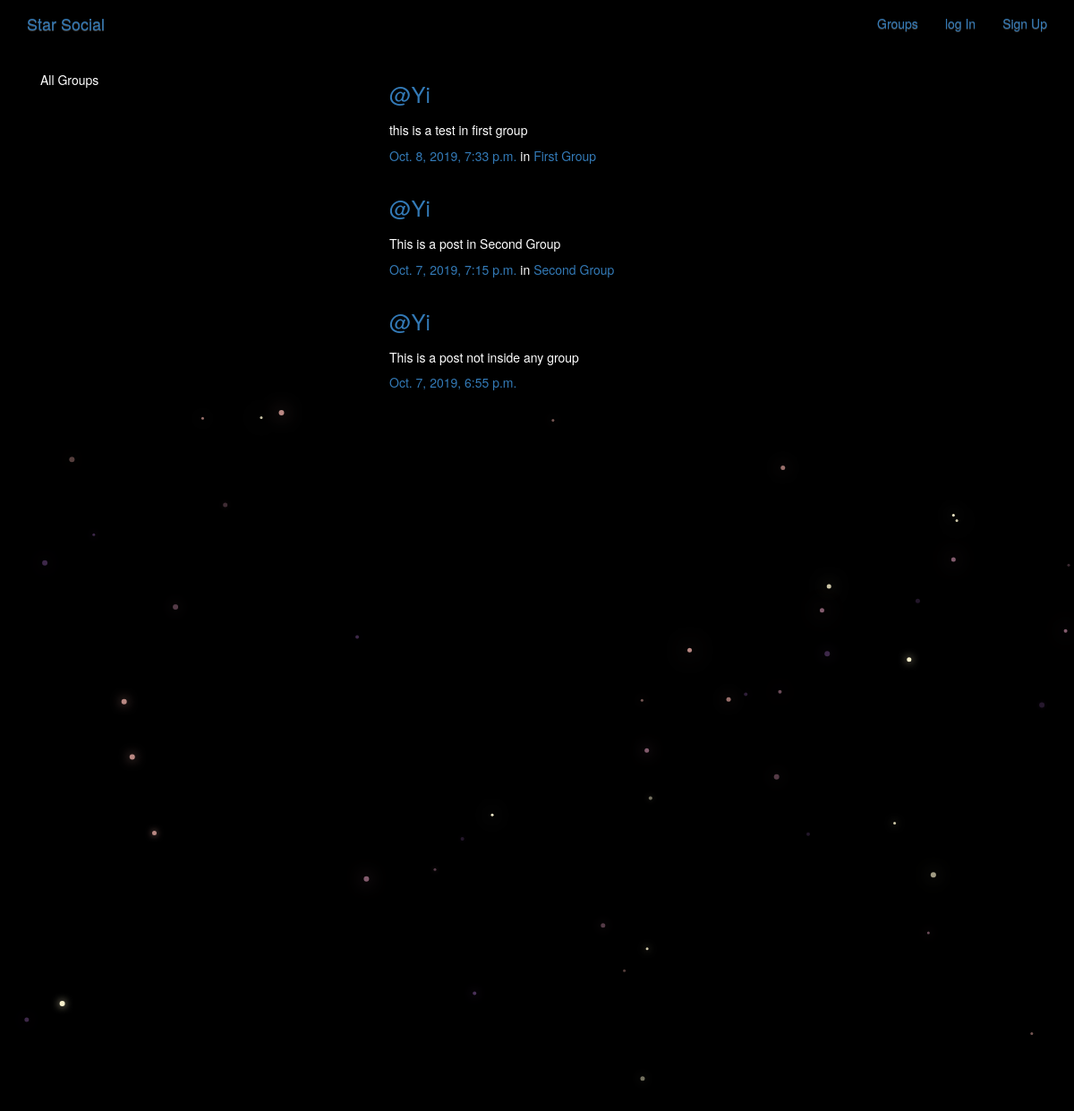
/posts/, run on the app's committed database.
### posts/models.py (models this page shows, shortened)
class Post(models.Model):
    user = models.ForeignKey(User, on_delete=models.CASCADE, related_name='posts')
    created_at = models.DateTimeField(auto_now=True)
    message = models.TextField()
    group = models.ForeignKey(Group, on_delete=models.CASCADE, related_name='posts', null=True, blank=True)
    class Meta:
        ordering = ['-created_at']
        unique_together = ['user','message']

### groups/models.py (models this page shows, shortened)
class Group(models.Model):
    name = models.CharField(max_length=255, unique=True)
    slug = models.SlugField(allow_unicode=True, unique=True)
    description = models.TextField(blank=True, default='')
    members = models.ManyToManyField(User, through='GroupMember')
    class Meta:
        ordering = ['name']

### posts/views.py (the view)
# urls.py: path('', views.PostList.as_view(), name='all'),
class PostList(SelectRelatedMixin, generic.ListView):
    model = models.Post
    select_related = ('user', 'group')

### posts/templates/posts/post_list.html (shortened to what this page needs)
{% extends 'posts/post_base.html' %}
{% block prepost %}
<div class="col-md-4">
  <div class="card card-with-shaow">
    <div class="content">
      <h5 class='title'>All Groups</h5>
    </div>
  </div>
</div>
{% endblock %}
{% block post_content %}
<div class="col-md-8">
  {% for post in post_list %}
    {% include 'posts/_post.html' %}
  {% endfor %}
</div>
{% endblock %}

### posts/templates/posts/_post.html (shortened to what this page needs)
<div class="post media">
  <h3 class="mr-5"> <a href="{% url 'posts:for_user' username=post.user.username %}">@{{ post.user.username }} </a> </h3>
  <div class="media-body">
    <h5>{{ post.message|safe}}</h5>
      <time class="time"> <a href="{% url 'posts:single' username=post.user.username pk=post.pk %}">{{ post.created_at }}</a> </time>
      {% if post.group %}
        <span class='group-name'>in <a href="#">{{ post.group.name }}</a> </span>
      {% endif %}
  </div>
</div>

### static/simplesocial/css/master.css (style rules this page uses)
body { margin: 0; overflow: hidden; background-color: black; color:white; }

### data on the page
Post: user.username "Yi", message "this is a test in first group", created_at "Oct. 8, 2019, 7:33 p.m.", group.name "First Group"
Post: user.username "Yi", message "This is a post in Second Group", created_at "Oct. 7, 2019, 7:15 p.m.", group.name "Second Group"
Post: user.username "Yi", message "This is a post not inside any group", created_at "Oct. 7, 2019, 6:55 p.m."
